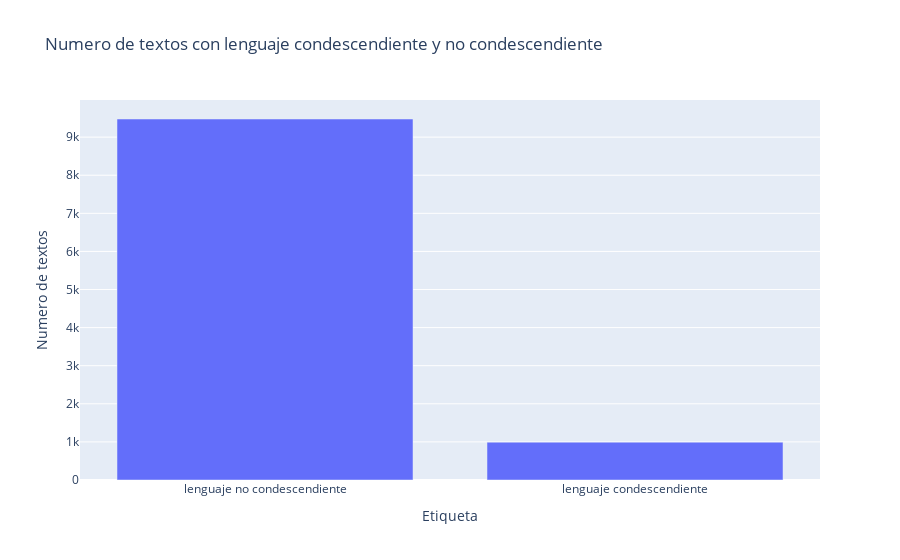

Source (notebook cell):
### Markdown cell above
## Analisis Exploratorio

### Code cell
conteo=task_1_train['label'].value_counts()
conteo.index=['lenguaje no condescendiente','lenguaje condescendiente']
px.bar(x=conteo.index,y=conteo,
       title='Numero de textos con lenguaje condescendiente y no condescendiente',
       labels={'y':'Numero de textos','x':'Etiqueta'}
       )

### Figure 1 — Plotly figure (JSON) as saved in the notebook; plotly's stock layout.template omitted (floating-point values rounded to 4 significant figures)
{"data": [{"alignmentgroup": "True", "hovertemplate": "Etiqueta=%{x}<br>Numero de textos=%{y}<extra></extra>", "legendgroup": "", "marker": {"color": "#636efa", "pattern": {"shape": ""}}, "name": "", "offsetgroup": "", "orientation": "v", "showlegend": false, "textposition": "auto", "type": "bar", "x": ["lenguaje no condescendiente", "lenguaje condescendiente"], "xaxis": "x", "y": [9476, 993], "yaxis": "y"}], "layout": {"barmode": "relative", "legend": {"tracegroupgap": 0}, "title": {"text": "Numero de textos con lenguaje condescendiente y no condescendiente"}, "xaxis": {"anchor": "y", "domain": [0, 1], "title": {"text": "Etiqueta"}}, "yaxis": {"anchor": "x", "domain": [0, 1], "title": {"text": "Numero de textos"}}}}
